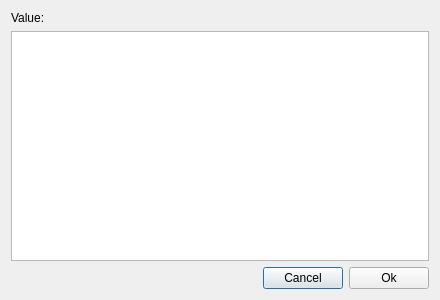
<?xml version="1.0" encoding="UTF-8"?>
<ui version="4.0">
 <class>EditStringValueDialog</class>
 <widget class="QDialog" name="EditStringValueDialog">
  <property name="geometry">
   <rect>
    <x>0</x>
    <y>0</y>
    <width>440</width>
    <height>300</height>
   </rect>
  </property>
  <property name="windowTitle">
   <string>Edit string value</string>
  </property>
  <layout class="QGridLayout" name="gridLayout">
   <item row="2" column="1">
    <widget class="QPushButton" name="btnCancel">
     <property name="text">
      <string>Cancel</string>
     </property>
    </widget>
   </item>
   <item row="2" column="2">
    <widget class="QPushButton" name="btnOk">
     <property name="text">
      <string>Ok</string>
     </property>
    </widget>
   </item>
   <item row="0" column="0" colspan="3">
    <widget class="QLabel" name="lblValue">
     <property name="text">
      <string>Value:</string>
     </property>
    </widget>
   </item>
   <item row="2" column="0">
    <spacer name="horizontalSpacer">
     <property name="orientation">
      <enum>Qt::Horizontal</enum>
     </property>
     <property name="sizeHint" stdset="0">
      <size>
       <width>241</width>
       <height>20</height>
      </size>
     </property>
    </spacer>
   </item>
   <item row="1" column="0" colspan="3">
    <widget class="QPlainTextEdit" name="plainTextEdit"/>
   </item>
  </layout>
 </widget>
 <tabstops>
  <tabstop>plainTextEdit</tabstop>
  <tabstop>btnOk</tabstop>
  <tabstop>btnCancel</tabstop>
 </tabstops>
 <resources/>
 <connections>
  <connection>
   <sender>btnCancel</sender>
   <signal>clicked()</signal>
   <receiver>EditStringValueDialog</receiver>
   <slot>reject()</slot>
   <hints>
    <hint type="sourcelabel">
     <x>301</x>
     <y>276</y>
    </hint>
    <hint type="destinationlabel">
     <x>219</x>
     <y>149</y>
    </hint>
   </hints>
  </connection>
  <connection>
   <sender>btnOk</sender>
   <signal>clicked()</signal>
   <receiver>EditStringValueDialog</receiver>
   <slot>accept()</slot>
   <hints>
    <hint type="sourcelabel">
     <x>388</x>
     <y>276</y>
    </hint>
    <hint type="destinationlabel">
     <x>219</x>
     <y>149</y>
    </hint>
   </hints>
  </connection>
 </connections>
</ui>
